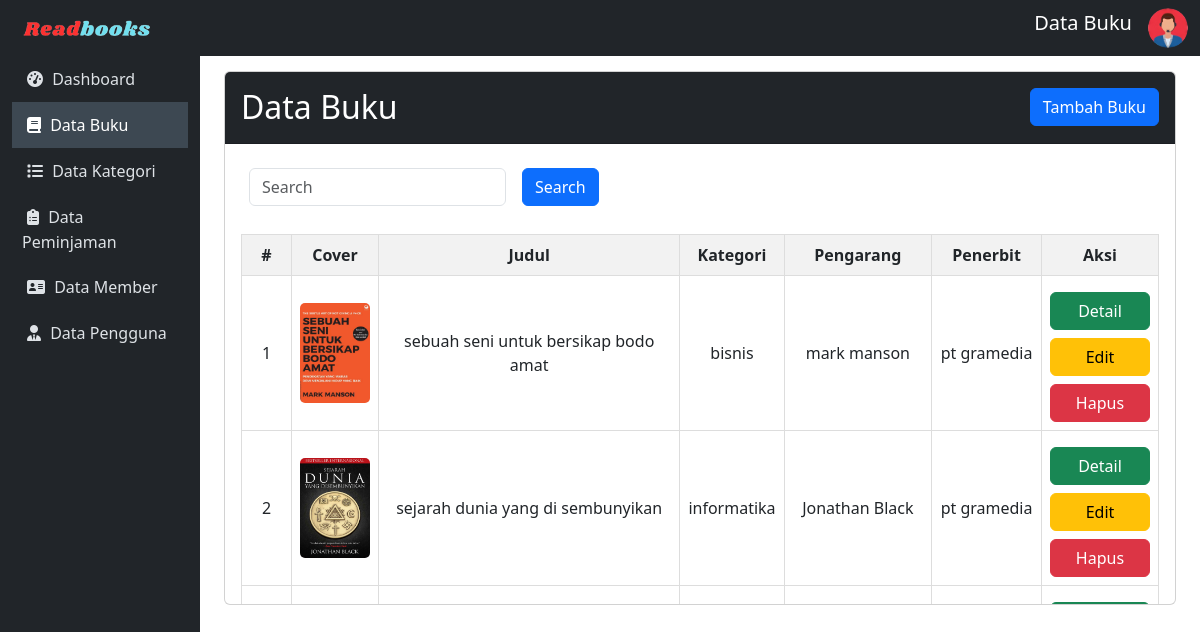
Screenshot of /admin/buku/data-buku.php with the database file from the repository.
### tables this page shows
CREATE TABLE `buku` (
  `cover` varchar(250) NOT NULL,
  `id_buku` varchar(10) NOT NULL,
  `judul` varchar(50) NOT NULL,
  `kategori` varchar(50) NOT NULL,
  `pengarang` varchar(50) NOT NULL,
  `penerbit` varchar(50) NOT NULL,
  `thn_terbit` date NOT NULL,
  `jml_halaman` int(11) NOT NULL,
  `deskripsi` varchar(250) NOT NULL,
  `isi_buku` varchar(250) NOT NULL
);

### config/config.php (called while the page is built, shortened)
<?php
$host = "127.0.0.1";
$username = "root";
$password = "";
$database_name = "ukk_ilham";
$connection = mysqli_connect($host, $username, $password, $database_name);
function queryReadData($dataKategori)
{
  global $connection;
  $result = mysqli_query($connection, $dataKategori);
  $items = [];
  while ($item = mysqli_fetch_assoc($result)) {
    $items[] = $item;
  }
  return $items;
}
?>

### admin/buku/data-buku.php (the view, shortened to what this page needs)
<?php
include "../../config/config.php";
$databuku = queryReadData("SELECT * FROM buku order by id_buku DESC");
?>
<!DOCTYPE html>
<html lang="en">
<head>
    <link href="https://cdn.jsdelivr.net/npm/bootstrap@5.3.2/dist/css/bootstrap.min.css" rel="stylesheet">
</head>
<body>
    <nav class="navbar navbar-expand-lg navbar-dark sticky-top">
        <div class="container-fluid">
            <a class="navbar-brand" href="index.php"><img src="../../assets/readbook.png" width="150px"></a>
            <div class="collapse navbar-collapse" id="mynavbar">
                <ul class="navbar-nav ms-auto">
                    <li class="nav-item">
                        <span class="navbar-brand text-center">Data Buku</span>
                    </li>
                    <li class="nav-item">
                        <i id="profile-icon" class="bi bi-person-circle text-light" data-bs-toggle="dropdown">
                            <img src="../../assets/adminLogo.png" alt="Avatar Logo" style="width:40px;" class="rounded-pill"></i>
                    </li>
                </ul>
            </div>
        </div>
    </nav>
    <div class="container-fluid">
        <div class="row">
            <nav id="sidebar" class="col-md-3 col-lg-2 d-md-block position-fixed vh-100">
                <div class="position-sticky">
                    <ul class="nav flex-column">
                        <li class="nav-item">
                            <a class="nav-link" href="../index.php">
                               <i class="fa fa-dashboard" style="margin: 5px;"></i>
                                Dashboard
                            </a>
                        </li>
                        <li class="nav-item">
                            <a class="nav-link active" href="data-buku.php">
                            <i class="fa fa-book" style="margin: 5px;"></i>
                                Data Buku
                            </a>
                        </li>
                        <li class="nav-item">
                            <a class="nav-link" href="../kategori/data-kategori.php">
                            <i class="fa fa-list" style="margin: 5px;"></i>
                                Data Kategori
                            </a>
                        </li>
                        <li class="nav-item">
                            <a class="nav-link" href="../peminjaman/data-peminjaman.php">
                            <i class="fas fa-clipboard-list" style="margin: 5px;"></i>
                                Data Peminjaman
                            </a>
                        </li>
                        <li class="nav-item">
                            <a class="nav-link" href="../member/data-member.php">
                            <i class="fa fa-address-card" style="margin: 5px;"></i>
                                Data Member
                            </a>
                        </li>
                        <li class="nav-item">
                            <a class="nav-link" href="../akun/pengguna.php">
                            <i class="fas fa-user-tie" style="margin: 5px;"></i>
                                Data Pengguna
                            </a>
                        </li>
                    </ul>
                </div>
            </nav>
            <main id="content" class="col-md-9 ms-sm-auto col-lg-10 px-md-4">
                <div class="card">
                <div class="card-header bg-dark text-white">
                        <h2 class="mt-2">Data Buku <button type="button" class="btn btn-primary" data-bs-toggle="modal" data-bs-target="#myModal" style="float:right;">
                                Tambah Buku
                            </button></h2>
                    </div>
                    <div class="card-body scrollable-card">
                        <form class="d-flex" action="" method="post">
                            <div style="display: flex;">
                                <input class="form-control m-2" type="text" name="keyword" id="keyword" placeholder="Search">
                                <button class="btn btn-primary m-2" type="submit" name="search">Search</button>
                            </div>
                        </form>
                        <table>
                            <thead>
                                <tr>
                                    <th style="width:50px;">#</th>
                                    <th>Cover</th>
                                    <th>Judul</th>
                                    <th>Kategori</th>
                                    <th>Pengarang</th>
                                    <th>Penerbit</th>
                                    <th>Aksi</th>
                                </tr>
                            </thead>
                            <tbody>
                                <?php
                                $no = 1;
                                foreach ($databuku as $item) : ?>
                                    <tr>
                                        <td style="width:50px;"><?= $no++; ?></td>
                                        <td><img src="../../assets/imgDB/<?= $item['cover']; ?>" alt="" width="70px" height="100px" style="border-radius: 5px;"></td>
                                        <td><?= $item["judul"]; ?></td>
                                        <td><?= $item["kategori"]; ?></td>
                                        <td><?= $item["pengarang"]; ?></td>
                                        <td><?= $item["penerbit"]; ?></td>
                                        <td>
                                            <div>
                                                <a href="detailBuku.php?id_buku=<?= $item['id_buku']; ?>" class="btn btn-success mt-2" style="width:100px;">Detail</a>
                                            </div>
                                            <div>
                                                <a href="editBuku.php?id_buku=<?= $item['id_buku']; ?>" class="btn btn-warning mt-2" style="width:100px;">Edit</a>
                                            </div>
                                            <div>
                                                <a href="deleteBuku.php?id_buku=<?= $item['id_buku']; ?>" class="btn btn-danger mt-2" style="width:100px;" onclick="return confirm('Apakah Buku <?= $item['judul']; ?> ingin anda hapus?');">Hapus</a>
                                            </div>
                                        </td>
                                    </tr>
                                <?php endforeach; ?>
                            </tbody>
                        </table>
                    </div>
                </div>
            </main>
        </div>
    </div>
</body>
</html>

### admin/buku/data-buku.php (style rules this page uses)
body { font-family: 'Segoe UI', Tahoma, Geneva, Verdana, sans-serif; }
#sidebar { background-color: #212529; color: #fff; }
#content { transition: margin-left 0.5s; padding: 15px; }
.navbar { background-color: #212529; }
.navbar-brand { color: #fff; }
.nav-link { padding: 10px; text-decoration: none; color: #dee2e6; transition: background-color 0.3s, color 0.3s; }
.nav-link.active { background-color: #3d4852; color: #fff; }
table { width: 100%; border-collapse: collapse; margin-top: 20px; }
th, td { border: 1px solid #ddd; padding: 8px; text-align: center; }
th { background-color: #f2f2f2; }
.scrollable-card { max-height: 460px; overflow-y: auto; }

### rows the page displays
buku: cover (picture), judul "sebuah seni untuk bersikap bodo amat", kategori "bisnis", pengarang "mark manson", penerbit "pt gramedia"
buku: cover (picture), judul "sejarah dunia yang di sembunyikan", kategori "informatika", pengarang "Jonathan Black", penerbit "pt gramedia"
